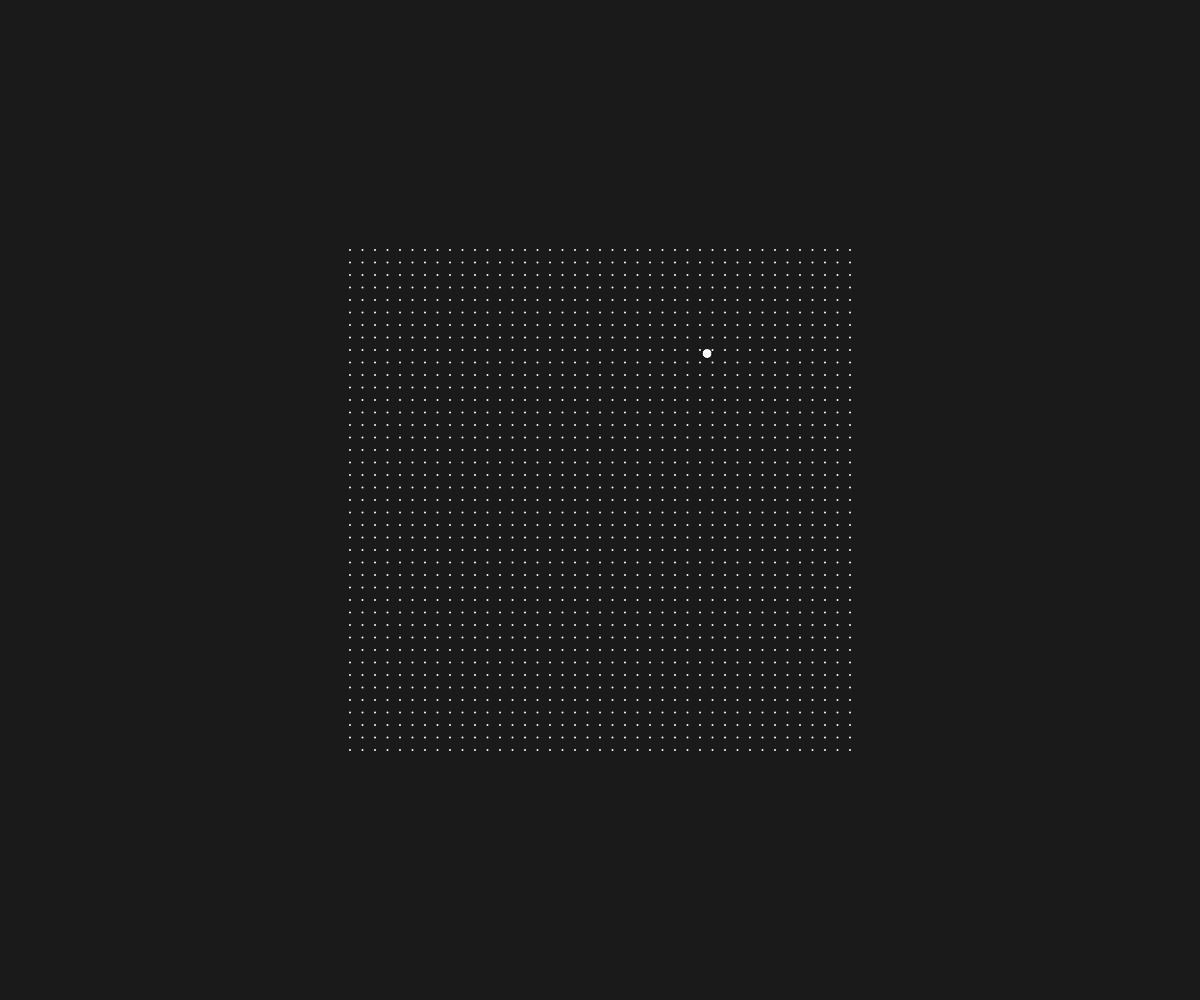
Frame 1 (no input)
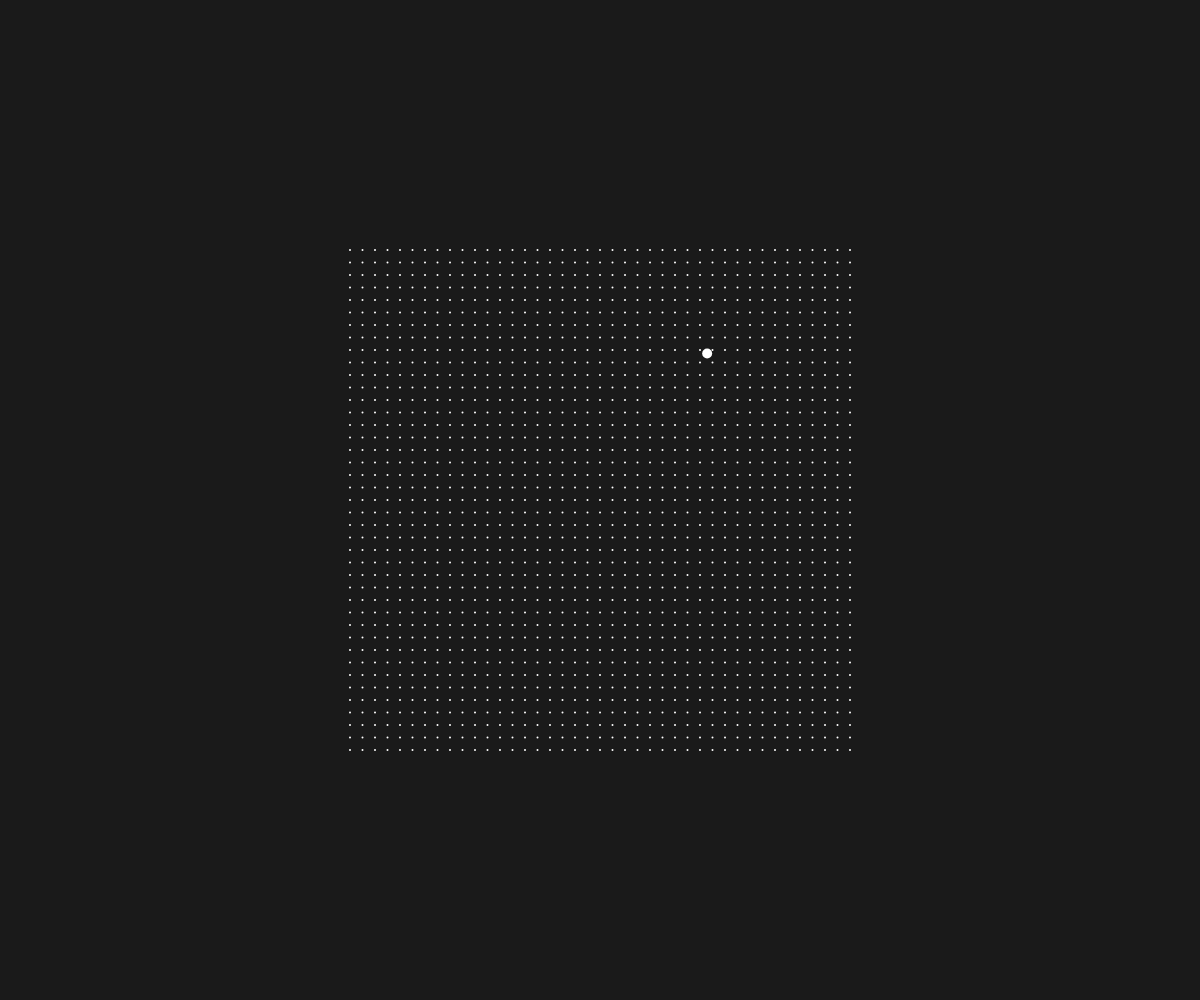
Frame 60 (no input)
Frame 120 (the mouse pressed at the canvas centre since frame 60): identical to frame 60, image omitted

The p5.js sketch that drew these frames (run headless with seeded random() and noise() and a simulated clock; from frame 60 on, the mouse is pressed at the canvas centre):

// p5.js sketch
// ── sketch.js
let vectors = Array();
let epicenter;
let affectedDia = 10;
let v = Array();

function setup(){
    createCanvas(windowWidth, windowHeight);
    colorMode(HSB);
    background(10);
    angleMode(DEGREES);
    //frameRate(8);
    //noLoop();

    if(windowHeight<=windowWidth){
        edge = windowHeight/2;
    } else {
        edge = windowWidth/2;
    }
    gap = edge/40;

    for(let x = 0;x <= edge;x+=gap){
        for(let y = 0;y <= edge;y+=gap){
            vectors.push(createVector(x+windowWidth/2-edge/2,y+windowHeight/2-edge/2));
            v.push(createVector(x+windowWidth/2-edge/2,y+windowHeight/2-edge/2));
        }
    }
    epicenter = createVector(random(windowWidth/2-edge/2,windowWidth/2+edge/2),random(windowHeight/2-edge/2,windowHeight/2+edge/2));
}

function draw(){
    background(10);
    affectedDia+=10;
    circle(epicenter.x,epicenter.y,10);

    for(let i = 0;i < vectors.length;i++){
        v[i].sub(epicenter);
        console.log(mag(v[i]));
        if(mag(v[i])<=affectedDia){
            console.log("WEEEE");
            v[i].normalize();
            vectors[i] = vectors[i].add(v[i].mult(1.5));

            noStroke();
            fill(100);
            circle(vectors[i].x,vectors[i].y,2);
        } else {
            noStroke();
            fill(100);
            circle(vectors[i].x,vectors[i].y,2);
        }
    }
}
